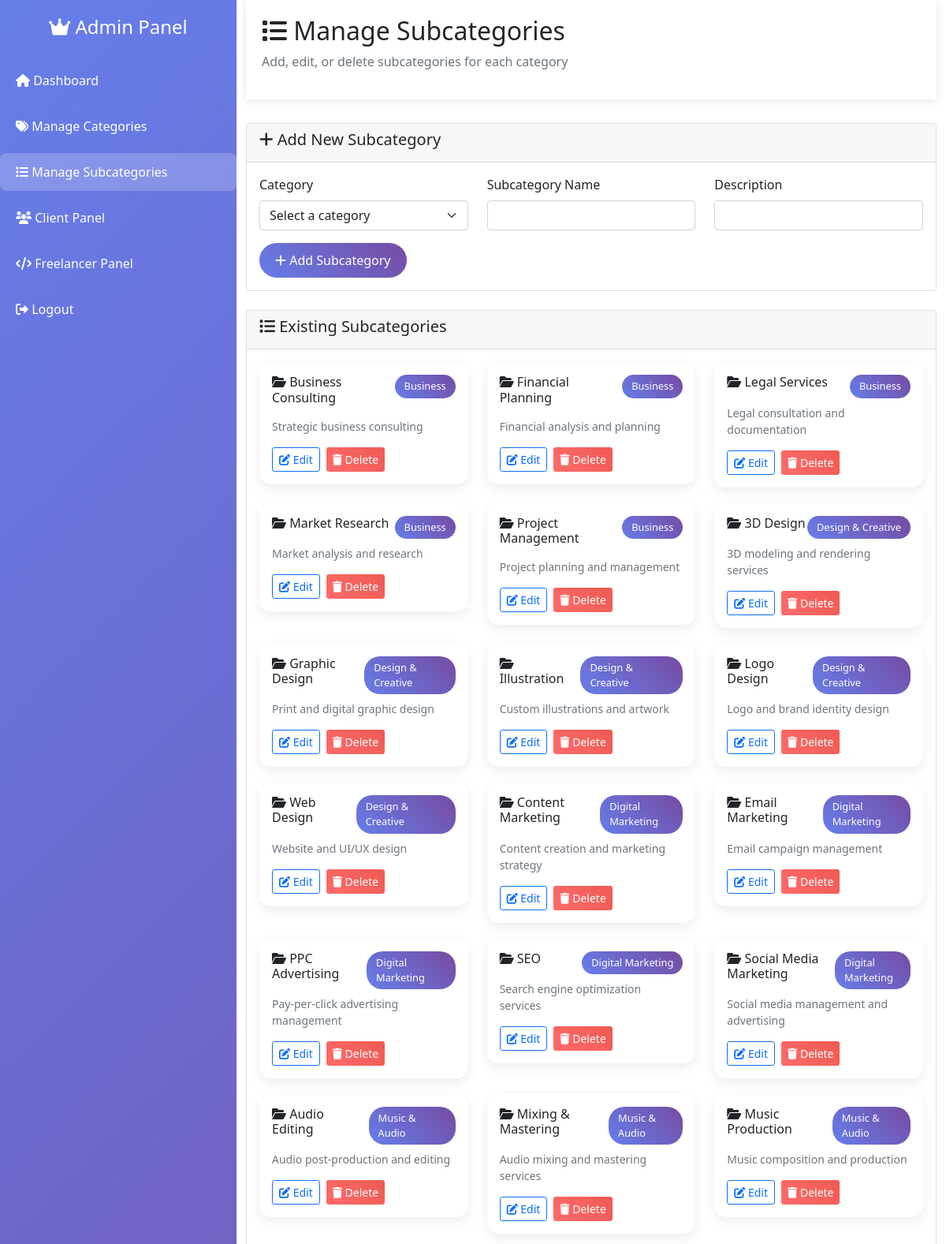
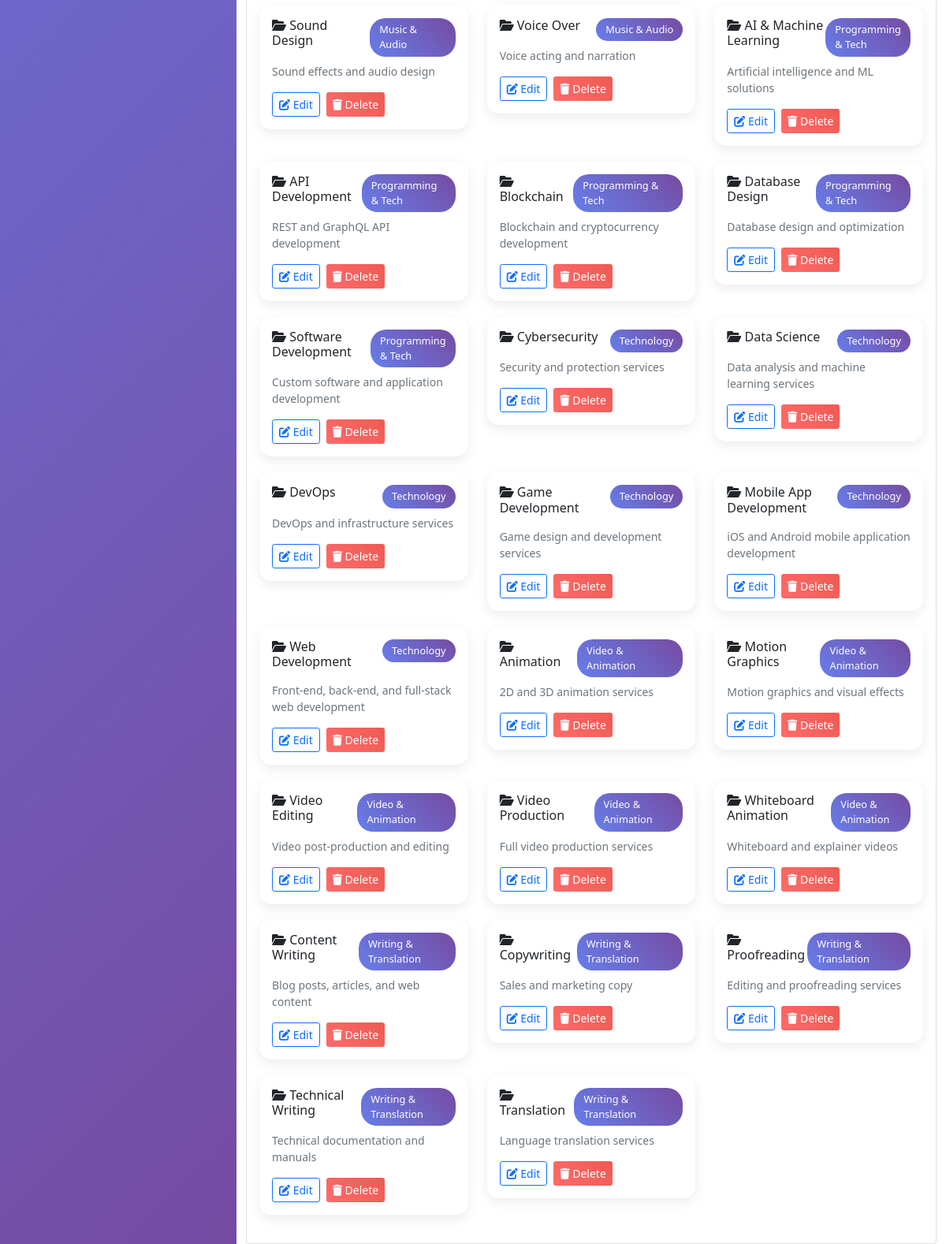
The page /admin/subcategories.php (signed in) on the database its author committed (2 pictures, top to bottom).
### tables this page shows
CREATE TABLE subcategories (
    subcategory_id INT AUTO_INCREMENT PRIMARY KEY,
    category_id INT NOT NULL,
    subcategory_name VARCHAR(255) NOT NULL,
    subcategory_description TEXT,
    is_active BOOLEAN DEFAULT TRUE,
    date_added TIMESTAMP DEFAULT CURRENT_TIMESTAMP,
    FOREIGN KEY (category_id) REFERENCES categories(category_id) ON DELETE CASCADE
);

CREATE TABLE categories (
    category_id INT AUTO_INCREMENT PRIMARY KEY,
    category_name VARCHAR(255) NOT NULL,
    category_description TEXT,
    is_active BOOLEAN DEFAULT TRUE,
    date_added TIMESTAMP DEFAULT CURRENT_TIMESTAMP
);

### client/classes/Database.php (called while the page is built, shortened)
<?php
class Database {
    protected $pdo;
    private $host = 'localhost';
    private $db = 'fiverr_database';
    private $user = 'root';
    private $pass = '';
    private $charset = 'utf8mb4';
    public function __construct() {
        $dsn = "mysql:host=$this->host;dbname=$this->db;charset=$this->charset";
        $options = [
            PDO::ATTR_ERRMODE            => PDO::ERRMODE_EXCEPTION,
            PDO::ATTR_DEFAULT_FETCH_MODE => PDO::FETCH_ASSOC,
            PDO::ATTR_EMULATE_PREPARES   => false,
        ];
        try {
            $this->pdo = new PDO($dsn, $this->user, $this->pass, $options);
            $this->pdo->exec("SET time_zone = '+08:00';");
        } catch (\PDOException $e) {
            throw new \PDOException($e->getMessage(), (int)$e->getCode());
        }
    }
    protected function executeQuery($sql, $params = []) {
        $stmt = $this->pdo->prepare($sql);
        $stmt->execute($params);
        return $stmt->fetchAll();
    }
}
?>

### client/classloader.php (called while the page is built, shortened)
<?php
require_once 'classes/Database.php';
require_once 'classes/Subcategory.php';
$subcategoryObj = new Subcategory();
?>

### client/classes/Subcategory.php (called while the page is built, shortened)
<?php
require_once 'Database.php';
class Subcategory extends Database {
    public function getSubcategories() {
        $sql = "SELECT s.*, c.category_name
                FROM subcategories s
                JOIN categories c ON s.category_id = c.category_id
                WHERE s.is_active = TRUE AND c.is_active = TRUE
                ORDER BY c.category_name ASC, s.subcategory_name ASC";
        return $this->executeQuery($sql);
    }
}
?>

### admin/subcategories.php (the view, shortened to what this page needs)
<?php
require_once '../client/classloader.php';
$subcategories = $subcategoryObj->getSubcategories();
?>
<!DOCTYPE html>
<html lang="en">
<head>
    <link href="https://cdn.jsdelivr.net/npm/bootstrap@5.1.3/dist/css/bootstrap.min.css" rel="stylesheet">
    <link href="https://cdnjs.cloudflare.com/ajax/libs/font-awesome/6.0.0/css/all.min.css" rel="stylesheet">
</head>
<body>
    <div class="container-fluid">
        <div class="row">
            <div class="col-md-3 admin-sidebar">
                <div class="text-center mb-4">
                    <h4 class="text-white"><i class="fas fa-crown"></i> Admin Panel</h4>
                </div>
                <nav class="nav flex-column">
                    <a class="nav-link" href="index.php">
                        <i class="fas fa-home"></i> Dashboard
                    </a>
                    <a class="nav-link" href="categories.php">
                        <i class="fas fa-tags"></i> Manage Categories
                    </a>
                    <a class="nav-link active" href="subcategories.php">
                        <i class="fas fa-list"></i> Manage Subcategories
                    </a>
                    <a class="nav-link" href="../client/index.php">
                        <i class="fas fa-users"></i> Client Panel
                    </a>
                    <a class="nav-link" href="../freelancer/index.php">
                        <i class="fas fa-code"></i> Freelancer Panel
                    </a>
                    <a class="nav-link" href="../client/core/handleForms.php?logoutUserBtn=1">
                        <i class="fas fa-sign-out-alt"></i> Logout
                    </a>
                </nav>
            </div>
            <div class="col-md-9">
                <div class="admin-header">
                    <h2><i class="fas fa-list"></i> Manage Subcategories</h2>
                    <p class="text-muted">Add, edit, or delete subcategories for each category</p>
                </div>
                <div class="card mb-4">
                    <div class="card-header">
                        <h5><i class="fas fa-plus"></i> Add New Subcategory</h5>
                    </div>
                    <div class="card-body">
                        <form method="POST">
                            <div class="row">
                                <div class="col-md-4">
                                    <div class="mb-3">
                                        <label for="category_id" class="form-label">Category</label>
                                        <select class="form-select" id="category_id" name="category_id" required>
                                            <option value="">Select a category</option>
                                        </select>
                                    </div>
                                </div>
                                <div class="col-md-4">
                                    <div class="mb-3">
                                        <label for="subcategory_name" class="form-label">Subcategory Name</label>
                                        <input type="text" class="form-control" id="subcategory_name" name="subcategory_name" required>
                                    </div>
                                </div>
                                <div class="col-md-4">
                                    <div class="mb-3">
                                        <label for="subcategory_description" class="form-label">Description</label>
                                        <input type="text" class="form-control" id="subcategory_description" name="subcategory_description" required>
                                    </div>
                                </div>
                            </div>
                            <button type="submit" name="add_subcategory" class="btn btn-admin">
                                <i class="fas fa-plus"></i> Add Subcategory
                            </button>
                        </form>
                    </div>
                </div>
                <div class="card">
                    <div class="card-header">
                        <h5><i class="fas fa-list"></i> Existing Subcategories</h5>
                    </div>
                    <div class="card-body">
                        <div class="row">
                            <?php foreach ($subcategories as $subcategory): ?>
                            <div class="col-md-6 col-lg-4">
                                <div class="subcategory-card card">
                                    <div class="card-body">
                                        <div class="d-flex justify-content-between align-items-start mb-2">
                                            <h6 class="card-title">
                                                <i class="fas fa-folder-open"></i> <?php echo htmlspecialchars($subcategory['subcategory_name']); ?>
                                            </h6>
                                            <span class="category-badge">
                                                <?php echo htmlspecialchars($subcategory['category_name']); ?>
                                            </span>
                                        </div>
                                        <p class="card-text text-muted small">
                                            <?php echo htmlspecialchars($subcategory['subcategory_description']); ?>
                                        </p>
                                        <div class="d-flex gap-2">
                                            <button class="btn btn-sm btn-outline-primary" data-bs-toggle="modal" data-bs-target="#editModal<?php echo $subcategory['subcategory_id']; ?>">
                                                <i class="fas fa-edit"></i> Edit
                                            </button>
                                            <button class="btn btn-sm btn-danger-admin" data-bs-toggle="modal" data-bs-target="#deleteModal<?php echo $subcategory['subcategory_id']; ?>">
                                                <i class="fas fa-trash"></i> Delete
                                            </button>
                                        </div>
                                    </div>
                                </div>
                            </div>
                            <?php endforeach; ?>
                        </div>
                    </div>
                </div>
            </div>
        </div>
    </div>
</body>
</html>

### admin/subcategories.php (style rules this page uses)
.admin-sidebar { background: linear-gradient(135deg, #667eea 0%, #764ba2 100%); min-height: 100vh; padding: 20px 0; }
.admin-sidebar .nav-link { color: white; padding: 12px 20px; margin: 5px 0; border-radius: 8px; transition: all 0.3s ease; }
.admin-sidebar .nav-link.active { background-color: rgba(255, 255, 255, 0.2); }
.admin-header { background: white; box-shadow: 0 2px 10px rgba(0,0,0,0.1); padding: 20px; margin-bottom: 30px; }
.subcategory-card { border: none; border-radius: 15px; box-shadow: 0 5px 15px rgba(0,0,0,0.08); transition: transform 0.3s ease; margin-bottom: 20px; }
.btn-admin { background: linear-gradient(45deg, #667eea, #764ba2); border: none; color: white; padding: 10px 20px; border-radius: 25px; transition: all 0.3s ease; }
.btn-danger-admin { background: linear-gradient(45deg, #ff6b6b, #ee5a52); border: none; color: white; }
.category-badge { background: linear-gradient(45deg, #667eea, #764ba2); color: white; padding: 5px 12px; border-radius: 20px; font-size: 0.8em; }

### rows shown on the page
subcategories: subcategory_name "Business Consulting", category.category_name "Business", subcategory_description "Strategic business consulting"
subcategories: subcategory_name "Financial Planning", category.category_name "Business", subcategory_description "Financial analysis and planning"
subcategories: subcategory_name "Legal Services", category.category_name "Business", subcategory_description "Legal consultation and documentation"
subcategories: subcategory_name "Market Research", category.category_name "Business", subcategory_description "Market analysis and research"
subcategories: subcategory_name "Project Management", category.category_name "Business", subcategory_description "Project planning and management"
subcategories: subcategory_name "3D Design", category.category_name "Design & Creative", subcategory_description "3D modeling and rendering services"
subcategories: subcategory_name "Graphic Design", category.category_name "Design & Creative", subcategory_description "Print and digital graphic design"
subcategories: subcategory_name "Illustration", category.category_name "Design & Creative", subcategory_description "Custom illustrations and artwork"
subcategories: subcategory_name "Logo Design", category.category_name "Design & Creative", subcategory_description "Logo and brand identity design"
subcategories: subcategory_name "Web Design", category.category_name "Design & Creative", subcategory_description "Website and UI/UX design"
subcategories: subcategory_name "Content Marketing", category.category_name "Digital Marketing", subcategory_description "Content creation and marketing strategy"
subcategories: subcategory_name "Email Marketing", category.category_name "Digital Marketing", subcategory_description "Email campaign management"
subcategories: subcategory_name "PPC Advertising", category.category_name "Digital Marketing", subcategory_description "Pay-per-click advertising management"
subcategories: subcategory_name "SEO", category.category_name "Digital Marketing", subcategory_description "Search engine optimization services"
subcategories: subcategory_name "Social Media Marketing", category.category_name "Digital Marketing", subcategory_description "Social media management and advertising"
subcategories: subcategory_name "Audio Editing", category.category_name "Music & Audio", subcategory_description "Audio post-production and editing"
subcategories: subcategory_name "Mixing & Mastering", category.category_name "Music & Audio", subcategory_description "Audio mixing and mastering services"
subcategories: subcategory_name "Music Production", category.category_name "Music & Audio", subcategory_description "Music composition and production"
subcategories: subcategory_name "Sound Design", category.category_name "Music & Audio", subcategory_description "Sound effects and audio design"
subcategories: subcategory_name "Voice Over", category.category_name "Music & Audio", subcategory_description "Voice acting and narration"
subcategories: subcategory_name "AI & Machine Learning", category.category_name "Programming & Tech", subcategory_description "Artificial intelligence and ML solutions"
subcategories: subcategory_name "API Development", category.category_name "Programming & Tech", subcategory_description "REST and GraphQL API development"
subcategories: subcategory_name "Blockchain", category.category_name "Programming & Tech", subcategory_description "Blockchain and cryptocurrency development"
subcategories: subcategory_name "Database Design", category.category_name "Programming & Tech", subcategory_description "Database design and optimization"
subcategories: subcategory_name "Software Development", category.category_name "Programming & Tech", subcategory_description "Custom software and application development"
subcategories: subcategory_name "Cybersecurity", category.category_name "Technology", subcategory_description "Security and protection services"
subcategories: subcategory_name "Data Science", category.category_name "Technology", subcategory_description "Data analysis and machine learning services"
subcategories: subcategory_name "DevOps", category.category_name "Technology", subcategory_description "DevOps and infrastructure services"
subcategories: subcategory_name "Game Development", category.category_name "Technology", subcategory_description "Game design and development services"
subcategories: subcategory_name "Mobile App Development", category.category_name "Technology", subcategory_description "iOS and Android mobile application development"
subcategories: subcategory_name "Web Development", category.category_name "Technology", subcategory_description "Front-end, back-end, and full-stack web development"
subcategories: subcategory_name "Animation", category.category_name "Video & Animation", subcategory_description "2D and 3D animation services"
subcategories: subcategory_name "Motion Graphics", category.category_name "Video & Animation", subcategory_description "Motion graphics and visual effects"
subcategories: subcategory_name "Video Editing", category.category_name "Video & Animation", subcategory_description "Video post-production and editing"
subcategories: subcategory_name "Video Production", category.category_name "Video & Animation", subcategory_description "Full video production services"
subcategories: subcategory_name "Whiteboard Animation", category.category_name "Video & Animation", subcategory_description "Whiteboard and explainer videos"
subcategories: subcategory_name "Content Writing", category.category_name "Writing & Translation", subcategory_description "Blog posts, articles, and web content"
subcategories: subcategory_name "Copywriting", category.category_name "Writing & Translation", subcategory_description "Sales and marketing copy"
subcategories: subcategory_name "Proofreading", category.category_name "Writing & Translation", subcategory_description "Editing and proofreading services"
subcategories: subcategory_name "Technical Writing", category.category_name "Writing & Translation", subcategory_description "Technical documentation and manuals"
subcategories: subcategory_name "Translation", category.category_name "Writing & Translation", subcategory_description "Language translation services"
